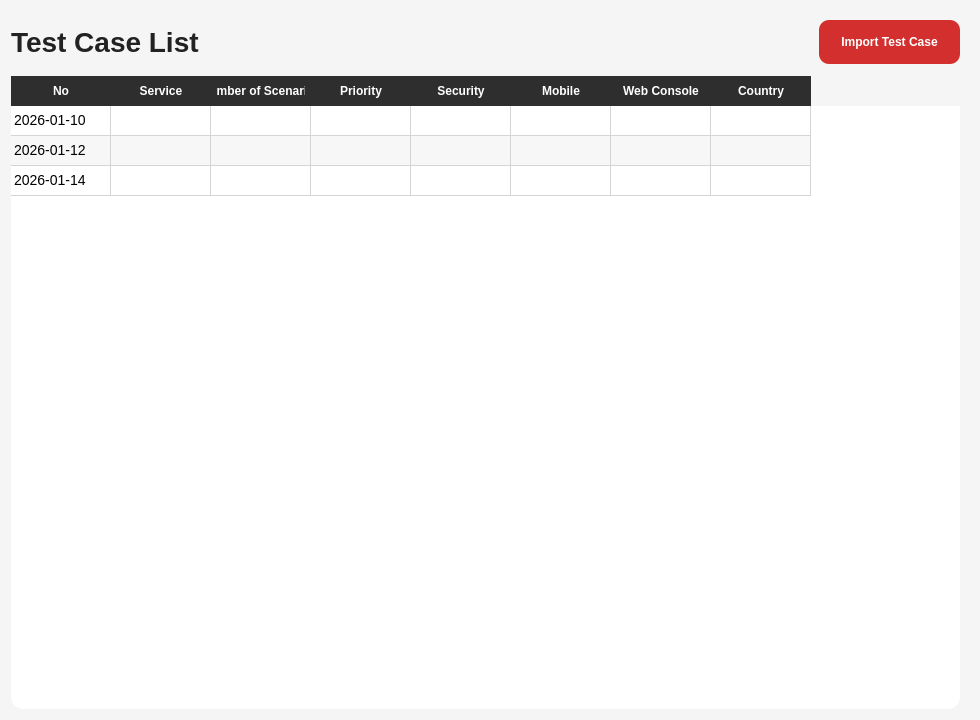
<?xml version="1.0" encoding="UTF-8"?>
<ui version="4.0">
 <class>TestcasePage</class>
 <widget class="QWidget" name="TestcasePage">
  <property name="geometry">
   <rect>
    <x>0</x>
    <y>0</y>
    <width>980</width>
    <height>720</height>
   </rect>
  </property>
  <property name="styleSheet">
   <string>background-color: #f5f5f5;</string>
  </property>
  <layout class="QVBoxLayout" name="verticalLayout">
   <property name="spacing">
    <number>12</number>
   </property>
   <property name="topMargin">
    <number>20</number>
   </property>
   <property name="rightMargin">
    <number>20</number>
   </property>
   <item>
    <layout class="QHBoxLayout" name="horizontalLayoutHeader">
     <property name="spacing">
      <number>16</number>
     </property>
     <item>
      <layout class="QVBoxLayout" name="titleLayout">
       <property name="spacing">
        <number>6</number>
       </property>
       <item>
        <widget class="QLabel" name="labelTitle">
         <property name="styleSheet">
          <string>font-size: 28px; font-weight: 600; color: #222222;</string>
         </property>
         <property name="text">
          <string>Test Case List</string>
         </property>
        </widget>
       </item>
      </layout>
     </item>
     <item>
      <spacer name="headerSpacer">
       <property name="orientation">
        <enum>Qt::Orientation::Horizontal</enum>
       </property>
       <property name="sizeType">
        <enum>QSizePolicy::Policy::Expanding</enum>
       </property>
       <property name="sizeHint" stdset="0">
        <size>
         <width>0</width>
         <height>0</height>
        </size>
       </property>
      </spacer>
     </item>
     <item>
      <layout class="QHBoxLayout" name="actionsLayout">
       <property name="spacing">
        <number>12</number>
       </property>
       <item>
        <widget class="QPushButton" name="btnImport">
         <property name="minimumSize">
          <size>
           <width>140</width>
           <height>44</height>
          </size>
         </property>
         <property name="styleSheet">
          <string>QPushButton { background-color: #d32f2f; color: white; border: none; border-radius: 10px; font-weight: 600; padding: 10px 22px; }</string>
         </property>
         <property name="text">
          <string>Import Test Case</string>
         </property>
        </widget>
       </item>
      </layout>
     </item>
    </layout>
   </item>
   <item>
    <layout class="QVBoxLayout" name="verticalLayoutTable">
     <item>
      <widget class="QTableWidget" name="tableTestCases">
       <property name="sizePolicy">
        <sizepolicy hsizetype="Preferred" vsizetype="Expanding">
         <horstretch>0</horstretch>
         <verstretch>0</verstretch>
        </sizepolicy>
       </property>
       <property name="styleSheet">
        <string>QTableWidget { background-color: white; border-radius: 12px; border: none; font-size: 14px; } QHeaderView::section { background-color: #2e2e2e; color: white; padding: 6px; border: none; font-weight: 600; }</string>
       </property>
       <property name="alternatingRowColors">
        <bool>true</bool>
       </property>
       <property name="gridStyle">
        <enum>Qt::PenStyle::SolidLine</enum>
       </property>
       <property name="rowCount">
        <number>3</number>
       </property>
       <property name="columnCount">
        <number>8</number>
       </property>
       <attribute name="horizontalHeaderVisible">
        <bool>true</bool>
       </attribute>
       <attribute name="verticalHeaderVisible">
        <bool>false</bool>
       </attribute>
       <row/>
       <row/>
       <row/>
       <column>
        <property name="text">
         <string>No</string>
        </property>
       </column>
       <column>
        <property name="text">
         <string>Service</string>
        </property>
       </column>
       <column>
        <property name="text">
         <string>Number of Scenarios</string>
        </property>
       </column>
       <column>
        <property name="text">
         <string>Priority</string>
        </property>
       </column>
       <column>
        <property name="text">
         <string>Security</string>
        </property>
       </column>
       <column>
        <property name="text">
         <string>Mobile</string>
        </property>
       </column>
       <column>
        <property name="text">
         <string>Web Console</string>
        </property>
       </column>
       <column>
        <property name="text">
         <string>Country</string>
        </property>
       </column>
       <item row="0" column="0">
        <property name="text">
         <string>2026-01-10</string>
        </property>
       </item>
       <item row="1" column="0">
        <property name="text">
         <string>2026-01-12</string>
        </property>
       </item>
       <item row="2" column="0">
        <property name="text">
         <string>2026-01-14</string>
        </property>
       </item>
      </widget>
     </item>
    </layout>
   </item>
  </layout>
 </widget>
 <resources/>
 <connections/>
</ui>
